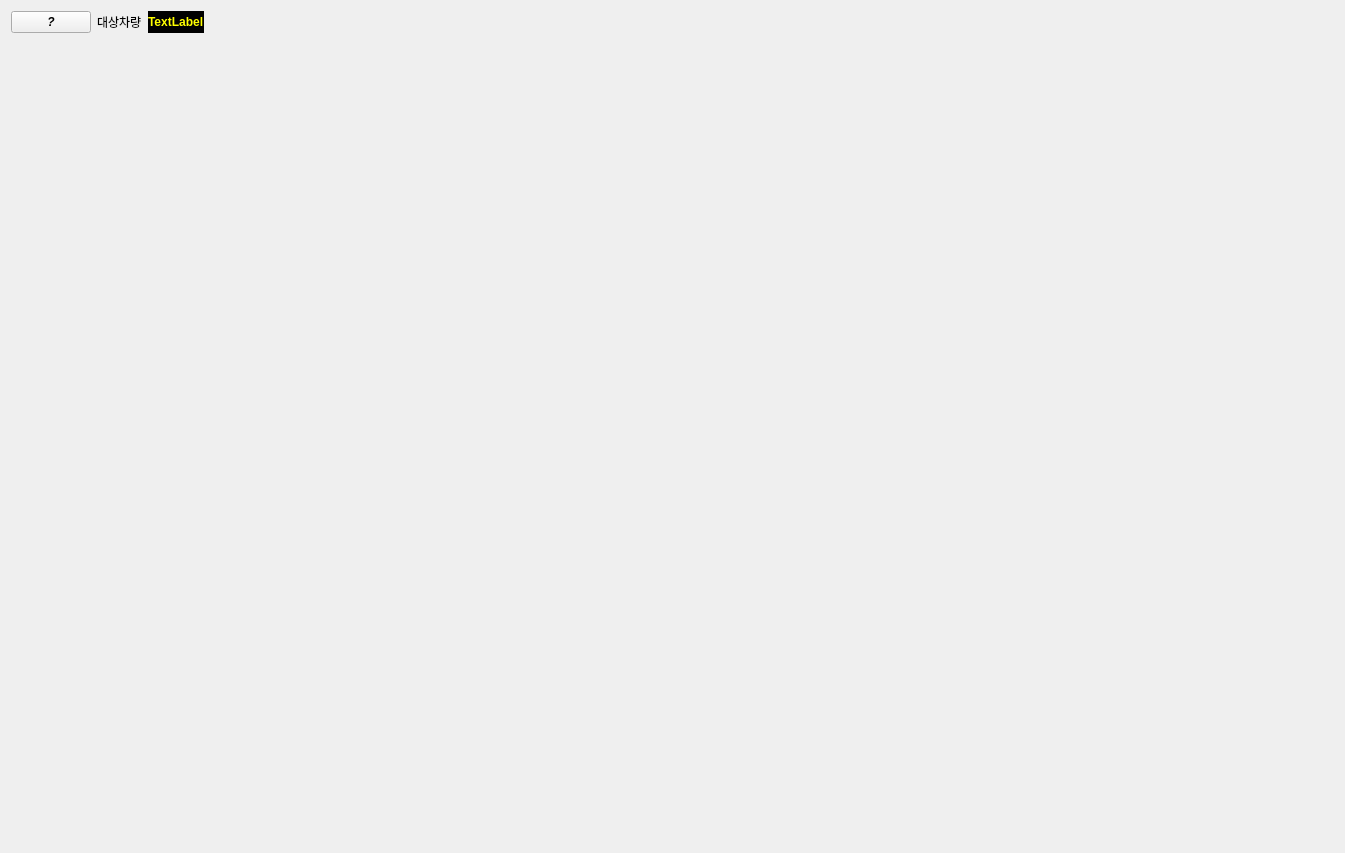
<?xml version="1.0" encoding="UTF-8"?>
<ui version="4.0">
 <class>Tab_App</class>
 <widget class="QWidget" name="Tab_App">
  <property name="geometry">
   <rect>
    <x>0</x>
    <y>0</y>
    <width>1345</width>
    <height>853</height>
   </rect>
  </property>
  <property name="windowTitle">
   <string>Form</string>
  </property>
  <layout class="QVBoxLayout" name="verticalLayout">
   <item>
    <widget class="QFrame" name="frame_info">
     <property name="sizePolicy">
      <sizepolicy hsizetype="Preferred" vsizetype="Fixed">
       <horstretch>0</horstretch>
       <verstretch>0</verstretch>
      </sizepolicy>
     </property>
     <property name="frameShape">
      <enum>QFrame::NoFrame</enum>
     </property>
     <property name="frameShadow">
      <enum>QFrame::Raised</enum>
     </property>
     <layout class="QHBoxLayout" name="horizontalLayout">
      <property name="leftMargin">
       <number>0</number>
      </property>
      <property name="topMargin">
       <number>0</number>
      </property>
      <property name="rightMargin">
       <number>0</number>
      </property>
      <property name="bottomMargin">
       <number>0</number>
      </property>
      <item>
       <widget class="QPushButton" name="pb_info">
        <property name="sizePolicy">
         <sizepolicy hsizetype="Fixed" vsizetype="Fixed">
          <horstretch>0</horstretch>
          <verstretch>0</verstretch>
         </sizepolicy>
        </property>
        <property name="font">
         <font>
          <italic>true</italic>
          <bold>true</bold>
         </font>
        </property>
        <property name="text">
         <string>?</string>
        </property>
       </widget>
      </item>
      <item>
       <widget class="QLabel" name="label_list">
        <property name="text">
         <string>대상차량</string>
        </property>
       </widget>
      </item>
      <item>
       <widget class="QLabel" name="label_target">
        <property name="font">
         <font>
          <bold>true</bold>
         </font>
        </property>
        <property name="styleSheet">
         <string notr="true">background-color:black;color:yellow;</string>
        </property>
        <property name="text">
         <string>TextLabel</string>
        </property>
       </widget>
      </item>
      <item>
       <spacer name="horizontalSpacer">
        <property name="orientation">
         <enum>Qt::Horizontal</enum>
        </property>
        <property name="sizeHint" stdset="0">
         <size>
          <width>1238</width>
          <height>20</height>
         </size>
        </property>
       </spacer>
      </item>
     </layout>
    </widget>
   </item>
   <item>
    <widget class="Wid_Search_for" name="Wid_Search_for" native="true">
     <property name="sizePolicy">
      <sizepolicy hsizetype="Preferred" vsizetype="Fixed">
       <horstretch>0</horstretch>
       <verstretch>0</verstretch>
      </sizepolicy>
     </property>
    </widget>
   </item>
   <item>
    <widget class="Wid_Table_for_샘플관리_관리" name="Wid_Table" native="true"/>
   </item>
  </layout>
 </widget>
 <customwidgets>
  <customwidget>
   <class>Wid_Search_for</class>
   <extends>QWidget</extends>
   <header>modules.PyQt.Tabs.샘플관리.components.Wid_search_for_관리</header>
   <container>1</container>
  </customwidget>
  <customwidget>
   <class>Wid_Table_for_샘플관리_관리</class>
   <extends>QWidget</extends>
   <header>modules.PyQt.Tabs.샘플관리.tables.table_샘플관리_관리</header>
   <container>1</container>
  </customwidget>
 </customwidgets>
 <resources/>
 <connections/>
</ui>
